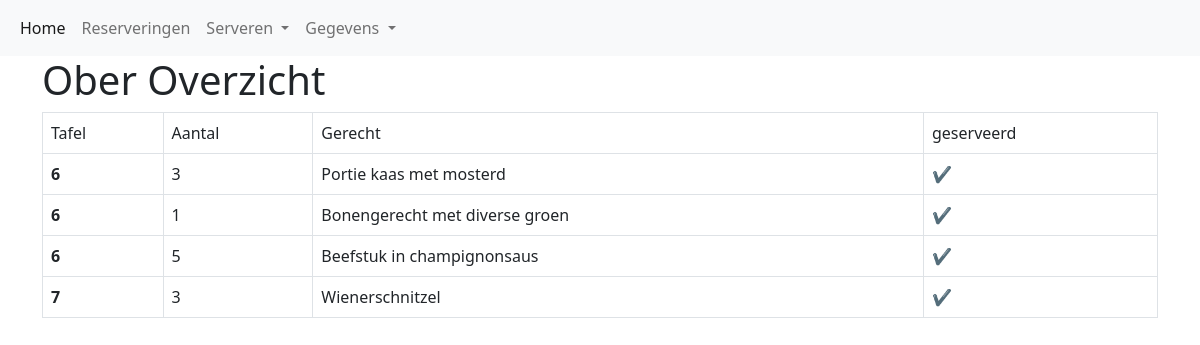
The page /ober.php on the database its author committed.
### tables this page shows
CREATE TABLE `ober` (
  `ID` int(11) NOT NULL,
  `Tafel` int(11) NOT NULL,
  `Aantal` int(11) NOT NULL,
  `Gerecht` varchar(255) NOT NULL,
  `Geserveerd` varchar(255) NOT NULL
);

### ober.php (the view, shortened to what this page needs)
<?php
include 'header.php';
include_once 'config.php';
$sql="SELECT tafel,aantal,gerecht,geserveerd FROM ober";
$result=mysqli_query($link, $sql);
?>
<!DOCTYPE html>
<html lang="en">
<head>
    <link href="https://cdn.jsdelivr.net/npm/bootstrap@5.1.3/dist/css/bootstrap.min.css" rel="stylesheet">
</head>
<body>
    <div class="container">
        <div class="page-header">
            <h1>Ober Overzicht</h1>
        </div>
    <form action="" method="post">
    <table class='table table-hover table-responsive table-bordered'>
        <tr class="listheader">
            <td>Tafel</td>
            <td>Aantal</td>
            <td>Gerecht</td>
            <td>geserveerd</td>
        </tr>
        <?php if($result->num_rows > 0): ?>
<?php while($row=mysqli_fetch_array($result)) : ?>
    <tr>
        <th scope="row"> <?php echo $row['tafel']; ?></th>
        <td><?php echo $row['aantal']; ?></td>
        <td><?php echo $row['gerecht']; ?></td>
        <td><?php echo $row['geserveerd']; ?></td>
    </tr>
        <?php endwhile; ?>
        <?php else: ?>
        <?php endif; ?>
        </table>
</form>
    </div>
</body>
</html>

### rows shown on the page
ober: Tafel "6", Aantal "3", Gerecht "Portie kaas met mosterd", Geserveerd "✔"
ober: Tafel "6", Aantal "1", Gerecht "Bonengerecht met diverse groen", Geserveerd "✔"
ober: Tafel "6", Aantal "5", Gerecht "Beefstuk in champignonsaus", Geserveerd "✔"
ober: Tafel "7", Aantal "3", Gerecht "Wienerschnitzel", Geserveerd "✔"
